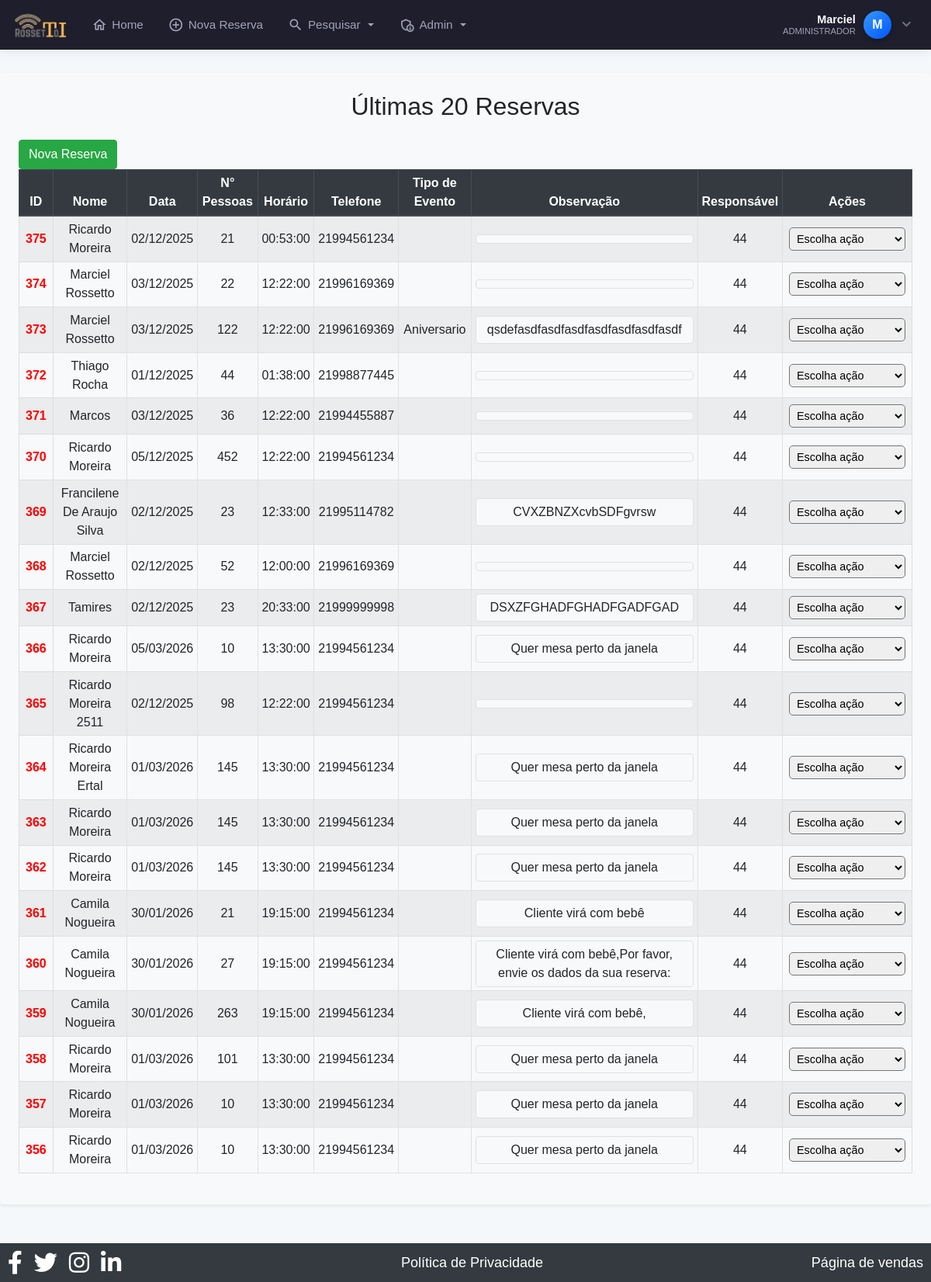
The page /ultimasReservas.php (signed in) on the database as committed earlier.
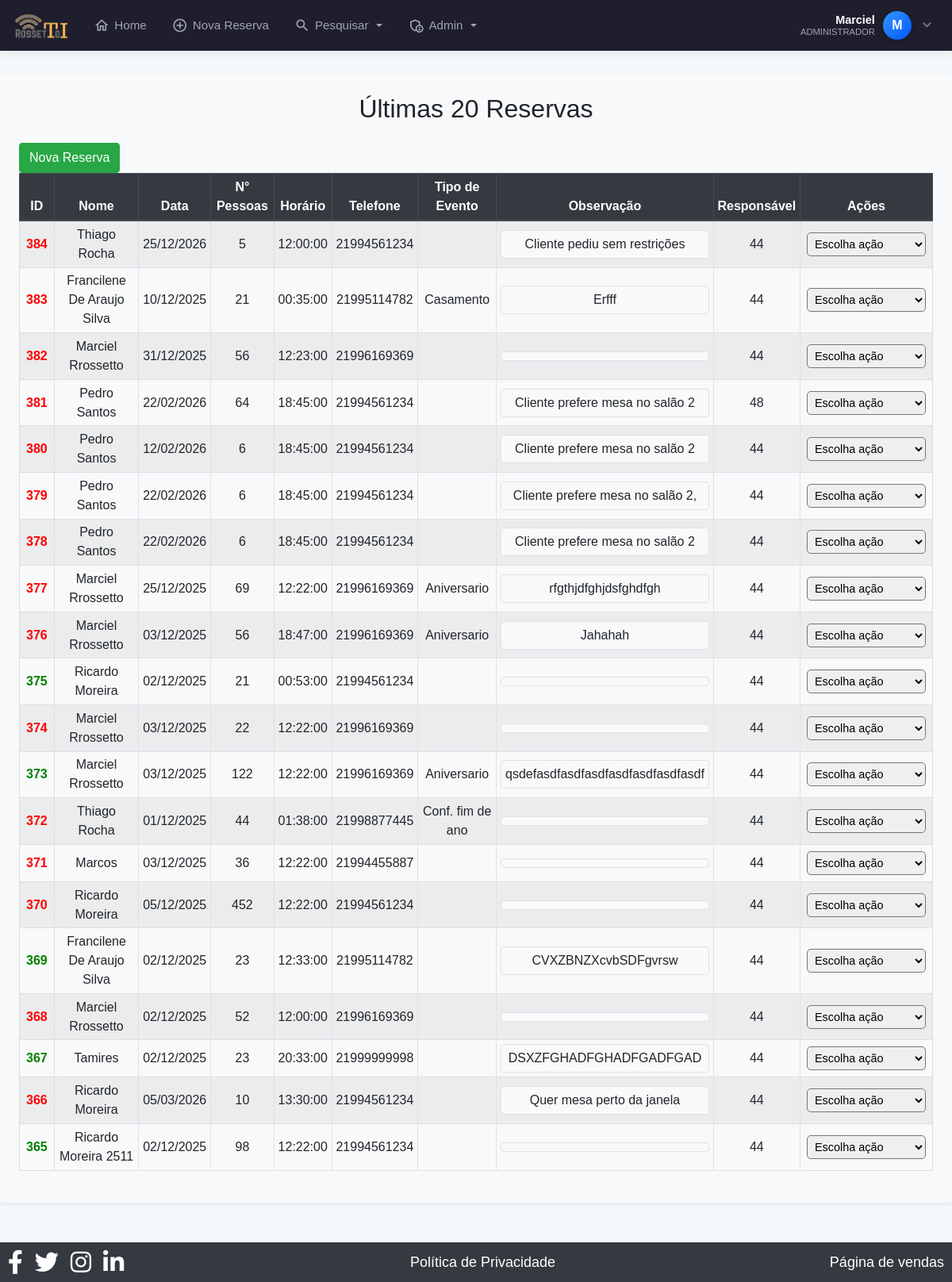
The same page on the database as committed later.
### tables this page shows
CREATE TABLE `clientes` (
  `id` int(11) NOT NULL AUTO_INCREMENT,
  `nome` varchar(100) NOT NULL,
  `data` date NOT NULL,
  `num_pessoas` int(11) NOT NULL,
  `horario` time NOT NULL,
  `telefone` varchar(255) DEFAULT NULL,
  `telefone2` varchar(255) DEFAULT NULL,
  `tipo_evento` varchar(50) NOT NULL,
  `forma_pagamento` varchar(50) NOT NULL,
  `valor_rodizio` int(11) DEFAULT NULL,
  `num_mesa` varchar(255) DEFAULT NULL,
  `observacoes` varchar(300) NOT NULL,
  `obsCliente` varchar(255) DEFAULT NULL,
  `data_emissao` datetime NOT NULL DEFAULT current_timestamp(),
  `status` tinyint(1) DEFAULT 1,
  `confirmado` tinyint(1) DEFAULT 0,
  `usuario_id` int(11) DEFAULT NULL,
  `motivo_cancelamento` varchar(255) DEFAULT NULL,
  PRIMARY KEY (`id`)
);

### ultimasReservas.php (the view, shortened to what this page needs)
<?php
require 'cabecalho.php';
?>
<div class="bg-light p-4 rounded shadow-sm mt-4">
    <h2 class="text-center mb-4">Últimas 20 Reservas</h2>
    <div class="table-responsive">
    <a href="adicionar_reserva.php" class="btn btn-success">
            <ion-icon name="add-circle-outline"></ion-icon> Nova Reserva
        </a>
        <table class="table table-striped table-bordered table-hover table-sm">
            <thead class="thead-dark">
                <tr>
                    <th>ID</th>
                    <th>Nome</th>
                    <th>Data</th>
                    <th>N° Pessoas</th>
                    <th>Horário</th>
                    <th>Telefone</th>
                    <th>Tipo de Evento</th>
                    <th>Observação</th>
                    <th>Responsável</th>
                    <th>Ações</th>
                </tr>
            </thead>
            <tbody>
            <?php
            $sql = "SELECT * FROM clientes ORDER BY id DESC LIMIT 20";
            $sql = $pdo->query($sql);
            if ($sql->rowCount() > 0) {
                foreach ($sql->fetchAll() as $reserva) {
                    $corId = ($reserva['confirmado'] == 1) ? 'green' : 'red';
                    $nome = ucwords(strtolower(htmlspecialchars($reserva['nome'])));
                    $telefone = preg_replace('/[^0-9]/', '', $reserva['telefone']);
                    $mensagem = "Olá " . htmlspecialchars($reserva['nome']) . "! Tudo bem? Aqui é da Churrascaria Verdanna! Estamos passando para confirmar sua reserva para " . $reserva['num_pessoas'] . " pessoas no dia " . date("d/m/Y", strtotime($reserva['data'])) . " às " . htmlspecialchars($reserva['horario']) . ". Se tudo estiver certo, me confirma com um OK. Agradecemos pela confiança ! Qualquer dúvida, estamos à disposição!";
                    $link_whatsapp = "https://wa.me/55$telefone?text=" . urlencode($mensagem);
                    echo '<tr>';
                    echo '<td class="id-column" style="border: 1px solid #ddd; padding: 8px; font-weight: bold; color: ' . $corId . ';">' . $reserva['id'] . ' </td>';                    echo '<td>' . htmlspecialchars($nome) . '</td>';
                    echo '<td>' . date("d/m/Y", strtotime($reserva['data'])) . '</td>';
                    echo '<td>' . htmlspecialchars($reserva['num_pessoas']) . '</td>';
                    echo '<td>' . htmlspecialchars($reserva['horario']) . '</td>';
                    echo '<td>' . htmlspecialchars($reserva['telefone']) . '</td>';
                    echo '<td>' . htmlspecialchars($reserva['tipo_evento']) . '</td>';
                    echo '<td>
                            <div class="obs-content">
                                ' . htmlspecialchars($reserva['observacoes']) . '
                            </div>
                          </td>';
                    echo '<td>' . htmlspecialchars($reserva['usuario_id']) . '</td>';
                    echo "<td style='border: 1px solid #ddd; padding: 8px;'>
                    <select onchange=\"window.location.href=this.value\"
                            style='width: 150px; padding: 5px; font-size: 0.9rem; border-radius: 5px;'>
                        <option value='' disabled selected>Escolha ação</option>
                        <option value='editar_reserva.php?id={$reserva['id']}'>Editar</option>
                        <option value='excluir_reserva.php?id={$reserva['id']}'>Excluir</option>
                        <option value='{$link_whatsapp}' target='_blank'>Confirmar</option>
                        <option value='obsCliente.php?id={$reserva['id']}'>Obs. Cliente</option>
                        <option value='ativar_reserva.php?id={$reserva['id']}'>Ativar Reserva</option>
                    </select>
                  </td>";
                    echo '</tr>';
                }
            }
            ?>
            </tbody>
        </table>
    </div>
</div>
<?php require 'rodape.php'; ?>

Rows that differ between the two databases and show on the page:
no longer on this page (row unchanged): clientes: id "364", nome "Ricardo Moreira Ertal", data "01/03/2026", num_pessoas "145", horario "13:30:00", telefone "21994561234", observacoes "Quer mesa perto da janela", usuario "44"
no longer on this page (row unchanged): clientes: id "363", nome "Ricardo Moreira", data "01/03/2026", num_pessoas "145", horario "13:30:00", telefone "21994561234", observacoes "Quer mesa perto da janela", usuario "44"
no longer on this page (row unchanged): clientes: id "362", nome "Ricardo Moreira", data "01/03/2026", num_pessoas "145", horario "13:30:00", telefone "21994561234", observacoes "Quer mesa perto da janela", usuario "44"
no longer on this page (row unchanged): clientes: id "361", nome "Camila Nogueira", data "30/01/2026", num_pessoas "21", horario "19:15:00", telefone "21994561234", observacoes "Cliente virá com bebê", usuario "44"
no longer on this page (row unchanged): clientes: id "360", nome "Camila Nogueira", data "30/01/2026", num_pessoas "27", horario "19:15:00", telefone "21994561234", observacoes "Cliente virá com bebê,Por favor, envie os dados da sua reserva:", usuario "44"
no longer on this page (row unchanged): clientes: id "359", nome "Camila Nogueira", data "30/01/2026", num_pessoas "263", horario "19:15:00", telefone "21994561234", observacoes "Cliente virá com bebê,", usuario "44"
no longer on this page (row unchanged): clientes: id "358", nome "Ricardo Moreira", data "01/03/2026", num_pessoas "101", horario "13:30:00", telefone "21994561234", observacoes "Quer mesa perto da janela", usuario "44"
no longer on this page (row unchanged): clientes: id "357", nome "Ricardo Moreira", data "01/03/2026", num_pessoas "10", horario "13:30:00", telefone "21994561234", observacoes "Quer mesa perto da janela", usuario "44"
no longer on this page (row unchanged): clientes: id "356", nome "Ricardo Moreira", data "01/03/2026", num_pessoas "10", horario "13:30:00", telefone "21994561234", observacoes "Quer mesa perto da janela", usuario "44"
added clientes: id "384", nome "Thiago Rocha", data "25/12/2026", num_pessoas "5", horario "12:00:00", telefone "21994561234", observacoes "Cliente pediu sem restrições", usuario "44"
added clientes: id "383", nome "Francilene De Araujo Silva", data "10/12/2025", num_pessoas "21", horario "00:35:00", telefone "21995114782", tipo_evento "Casamento", observacoes "Erfff", usuario "44"
added clientes: id "382", nome "Marciel Rrossetto", data "31/12/2025", num_pessoas "56", horario "12:23:00", telefone "21996169369", usuario "44"
added clientes: id "381", nome "Pedro Santos", data "22/02/2026", num_pessoas "64", horario "18:45:00", telefone "21994561234", observacoes "Cliente prefere mesa no salão 2", usuario "48"
added clientes: id "380", nome "Pedro Santos", data "12/02/2026", num_pessoas "6", horario "18:45:00", telefone "21994561234", observacoes "Cliente prefere mesa no salão 2", usuario "44"
added clientes: id "379", nome "Pedro Santos", data "22/02/2026", num_pessoas "6", horario "18:45:00", telefone "21994561234", observacoes "Cliente prefere mesa no salão 2,", usuario "44"
added clientes: id "378", nome "Pedro Santos", data "22/02/2026", num_pessoas "6", horario "18:45:00", telefone "21994561234", observacoes "Cliente prefere mesa no salão 2", usuario "44"
added clientes: id "377", nome "Marciel Rrossetto", data "25/12/2025", num_pessoas "69", horario "12:22:00", telefone "21996169369", tipo_evento "Aniversario", observacoes "rfgthjdfghjdsfghdfgh", usuario "44"
added clientes: id "376", nome "Marciel Rrossetto", data "03/12/2025", num_pessoas "56", horario "18:47:00", telefone "21996169369", tipo_evento "Aniversario", observacoes "Jahahah", usuario "44"
changed clientes id 375: confirmado 0 → 1 (drawn)
changed clientes id 374: nome "Marciel Rossetto" → "Marciel Rrossetto"
changed clientes "qsdefasdfasdfasdfasdfasdfasdfasdf": confirmado 0 → 1 (drawn); nome "Marciel Rossetto" → "Marciel Rrossetto"
changed clientes id 372: tipo_evento (not shown) → "Conf. fim de ano"
changed clientes "CVXZBNZXcvbSDFgvrsw": confirmado 0 → 1 (drawn)
changed clientes id 368: nome "Marciel Rossetto" → "Marciel Rrossetto"
changed clientes "Tamires": confirmado 0 → 1 (drawn)
changed clientes "Ricardo Moreira 2511": confirmado 0 → 1 (drawn)
